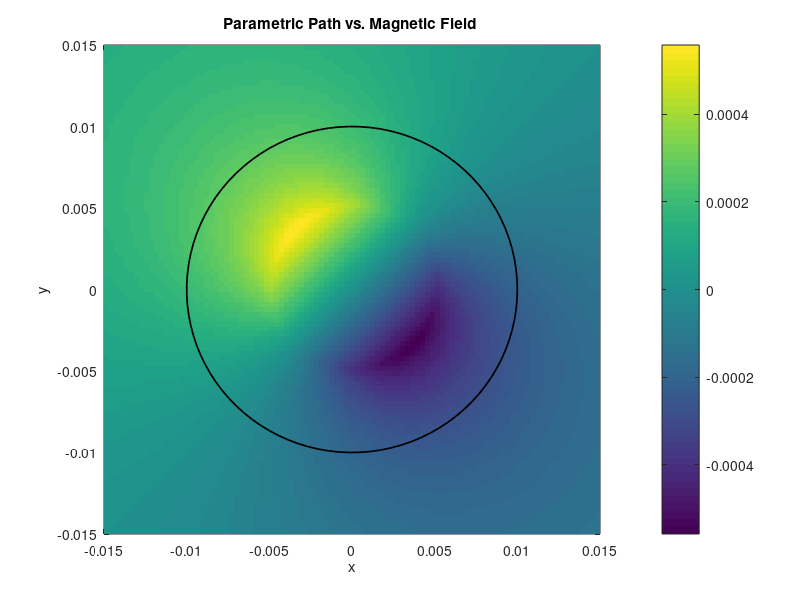
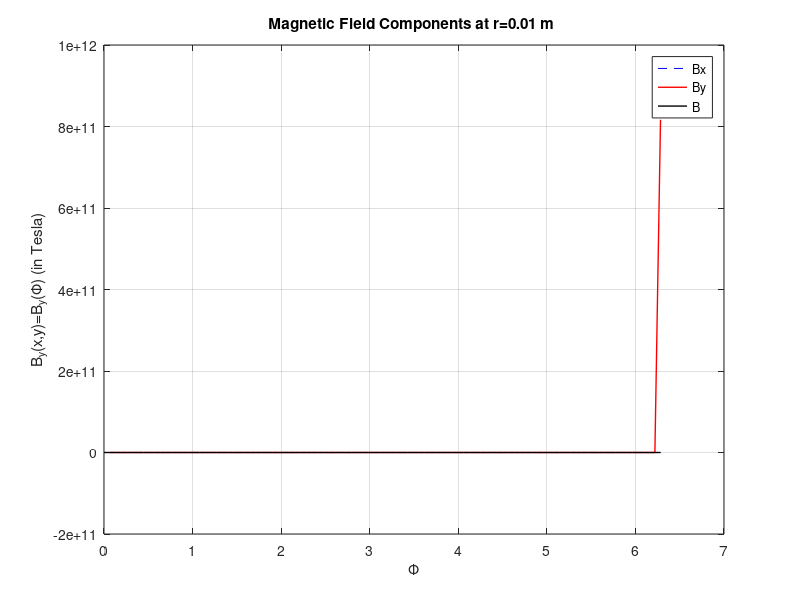
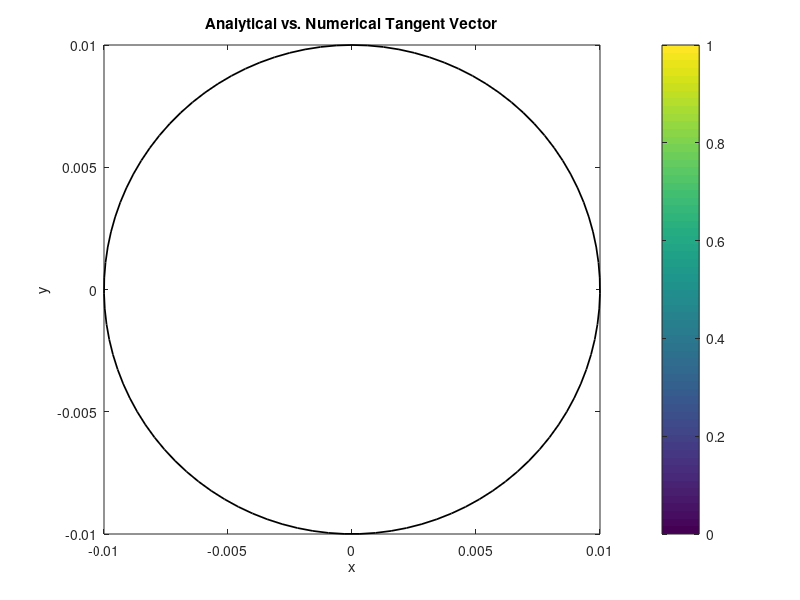

Write the MATLAB code that produced these figures, in order.
%% Line Integration 
% Compute and plot the parametric path 
lx=100;
ly=100;
%constants
I=10;
a=0.005;
m0=(4*pi)*10.^(-7);
r0=2*a;

x = linspace(-3*a,3*a,lx);
y = linspace(-3*a,3*a,ly);
[X,Y]=meshgrid(x,y);

r_phi = zeros(100,100);

%Magnetic Field component from Problem #1 
for i=1:100
    for j=1:100
        if (sqrt(x(i).^2 +y(j).^2) < a)
            r_phi(i,j) = ((m0.*I)/(2.*pi.*a.^2).*sqrt(x(i).^2+y(j).^2)).*(-y(j)/sqrt(x(i).^2+y(j).^2)+(x(i)./sqrt(x(i).^2+y(j).^2)));
        else
            r_phi(i,j) = ((m0.*I)/(2.*pi.*sqrt(x(i).^2+y(j).^2))).*(-y(j)/sqrt(x(i).^2+y(j).^2)+(x(i)./sqrt(x(i).^2+y(j).^2)));
        end %if 
    end %for
end %for
figure(1);
pcolor(x,y,r_phi);
xlabel('x');
ylabel('y');
title('Parametric Path vs. Magnetic Field ');
shading flat;
colorbar;
hold on;

% r_phix = zeros(1,100);
% r_phiy = zeros(1,100);

phi_grid = linspace(0,2*pi,lx);
x = r0.*cos(phi_grid);
y = r0.*sin(phi_grid);
%% Plotter
plot(x,y,'color','black','LineWidth',1.25)    
shading flat;
colorbar;
hold off;

%% Plotting Magnetic Field B in terms of r 
B_phi = zeros(1,100); 
Bx_phi= zeros(1,100); 
By_phi= zeros(1,100);

for i=1:lx
        B_phi(i) = ((m0*I)/(2*pi*(sqrt(x(i)^2 + ...
        y(i)^2)))*(-y(i)/(sqrt(x(i)^2 + y(i)^2)) + ...
        x(i)/(sqrt(x(i)^2 + y(i)^2))));
        
        Bx_phi(i)=((m0*I)/(2*pi*(sqrt(x(i).^2+y(i).^2))*...
        (-y(i)./sqrt(x(i).^2+y(i).^2))));
        
        By_phi(i)=((m0*I)/(2*pi*(sqrt(x(i).^2+y(i).^2))*...
        (x(i)./sqrt(x(i).^2+y(i).^2)))); 
    
end %for

figure(2);
title('Plot of Magnetic Field');
xlabel('\Phi (in radians)'); 
ylabel('B_{x}(x,y)=B_{x}(\Phi) (in Tesla)'); 

plot(phi_grid,B_phi,'b--','LineWidth',0.5);
hold on;
plot(phi_grid,Bx_phi,'r-','LineWidth',1);
hold on;
plot(phi_grid,By_phi,'k-','LineWidth',1);
hold on;

legend('Bx','By','B');
xlabel('\Phi'); 
ylabel('B_{y}(x,y)=B_{y}(\Phi) (in Tesla)'); 
title('Magnetic Field Components at r=0.01 m '); 
grid on;
hold off;

%% Analytical derivative 
dx = -(r0).*sin(phi_grid);
dy = (r0).*cos(phi_grid);
figure(3);
plot(dx,dy,'color','black','LineWidth',1.25);
xlabel('x');
ylabel('y');
title('Analytical vs. Numerical Tangent Vector');
shading flat;
colorbar;
hold off;

%% Numerical Derivative
%gradient of scalar function
dx=x(2)-x(1);
dy=y(2)-y(1);

dx_dphi=zeros(lx,1);
